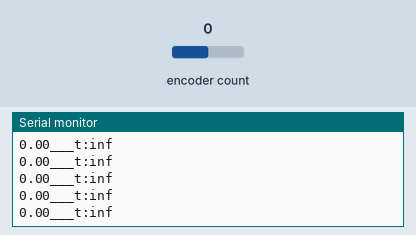
This sketch was run on a simulated Arduino Uno, built with avr-gcc and run on an emulated ATmega328P. On the bench: the last lines printed to the serial monitor. The inputs (shaded band) are chosen by the test bench; at power-on: encoder count 0.

Above: at 1.2 s.
1.3 s: encoder count set to 1
At 2.1 s:
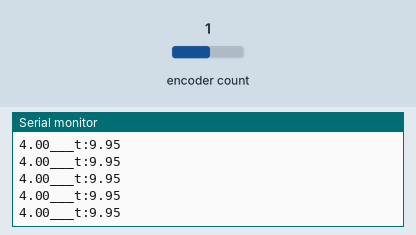
3.2 s: encoder count set to 0
At 4.2 s:
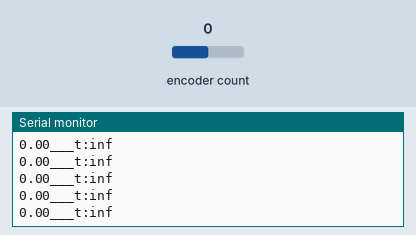

The sketch:

umrechentest.ino
```cpp
#include <Encoder.h>                          //global def encoder
const int CLK = 4;
const int DT = 5;
const int btn = 6;
float lange = 1.25;//m
float umfang = 0.03141;//m
long altePosition = -999; //def old pos, to ensure its only displyes in serial monitor when rotary head is moved
Encoder meinEncoder(DT, CLK);

void setup() {
Serial.begin(9600);
}

void loop() {
float rpm= meinEncoder.read();
Serial.print(rpm);
Serial.print("___");
Serial.print("t:");

Serial.println((lange/(rpm*umfang)));
}
```

Measured:
- after the input at 1.3 s, the serial monitor: prints a new line after 0.07 s (image 1)
